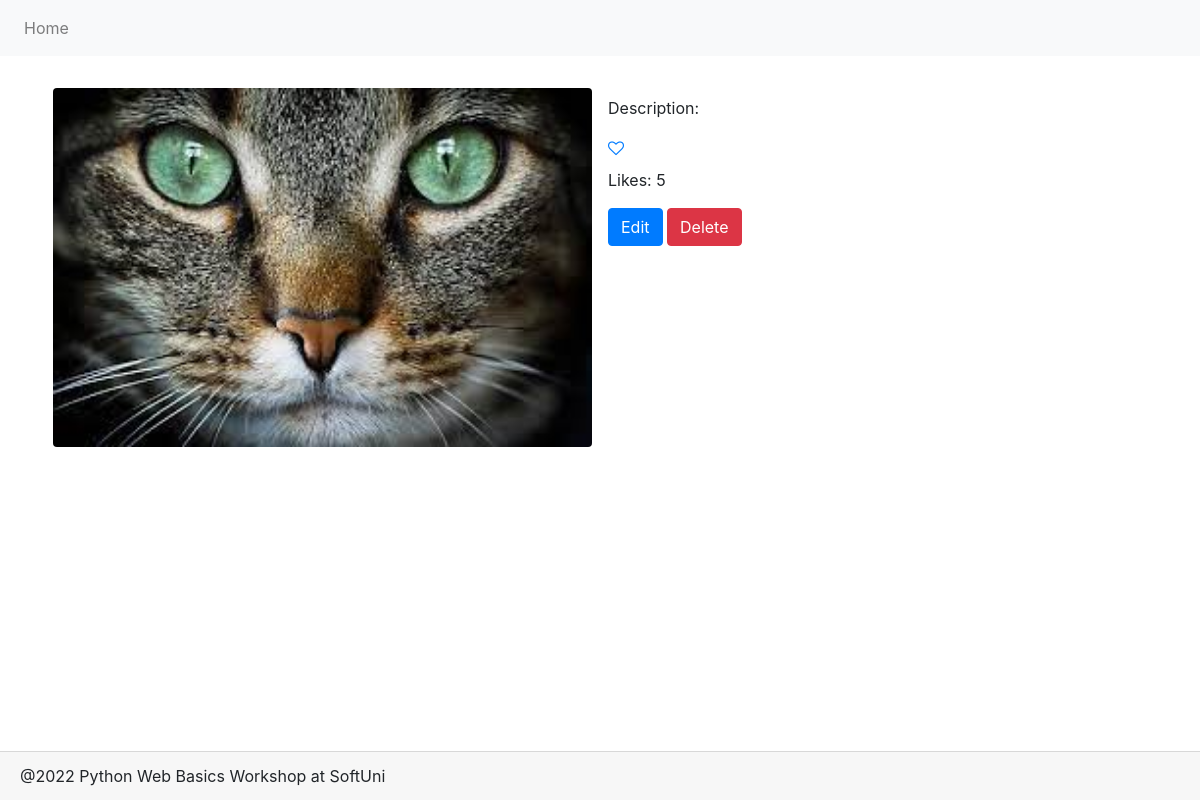
The page /photo/details/4/ on the database its author committed.
### petstagram/web/models.py (models this page shows)
class PetPhoto(models.Model):
    photo = models.ImageField(
    )
    tagged_pets = models.ManyToManyField(
        Pet,
    )
    description = models.TextField(
        null=True,
        blank=True,
    )
    publish_date = models.DateTimeField(
        auto_now_add=True,
    )
    likes = models.IntegerField(
        default=0,
    )

### petstagram/web/views/pet_photos.py (the view)
# urls.py: path('photo/details/<int:pk>/', show_pet_photo_details, name='pet photo details'),
def show_pet_photo_details(request, pk):
    pet_photo = PetPhoto.objects \
        .prefetch_related('tagged_pets') \
        .get(pk=pk)
    context = {
        'pet_photo': pet_photo,
    }
    return render(request, 'photo_details.html', context)

### petstagram/web/templatetags/profiles.py (called while the page is built)
@register.simple_tag()
def has_profile():
    return Profile.objects.count() > 0

### petstagram/web/templates/photo_details.html (shortened to what this page needs)
{% extends 'base.html' %}
{% block page_content %}
    <div class="d-flex">
        <div class="d-inline p-2 w-50">
            <img src="{{ pet_photo.photo }}"
                 class="w-100 rounded mx-auto d-block" alt="{{ pet_photo.description }}">
        </div>
        <div class="d-inline p-2 w-50">
            <p class="mt-2">Description: {{ pet_photo.description }}</p>
            <a href="{% url 'like pet photo' pet_photo.id %}"><i class="fa fa-heart-o" aria-hidden="true"></i></a>
            <p class="mt-2">Likes: {{ pet_photo.likes }}</p>
            <a href="#" class="btn btn-primary">Edit</a>
            <a href="#" class="btn btn-danger">Delete</a>
        </div>
    </div>
{% endblock %}

### rows shown on the page
PetPhoto: photo (picture), likes "5"
